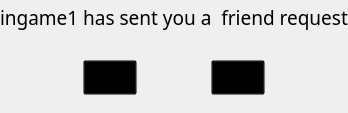
<?xml version="1.0" encoding="UTF-8"?>
<ui version="4.0">
 <class>Notification</class>
 <widget class="QWidget" name="Notification">
  <property name="geometry">
   <rect>
    <x>0</x>
    <y>0</y>
    <width>307</width>
    <height>113</height>
   </rect>
  </property>
  <property name="windowTitle">
   <string>Form</string>
  </property>
  <layout class="QVBoxLayout" name="verticalLayout">
   <property name="leftMargin">
    <number>0</number>
   </property>
   <property name="topMargin">
    <number>0</number>
   </property>
   <property name="rightMargin">
    <number>0</number>
   </property>
   <property name="bottomMargin">
    <number>0</number>
   </property>
   <item>
    <widget class="QWidget" name="widget" native="true">
     <layout class="QVBoxLayout" name="verticalLayout_2">
      <property name="leftMargin">
       <number>0</number>
      </property>
      <property name="topMargin">
       <number>0</number>
      </property>
      <property name="rightMargin">
       <number>0</number>
      </property>
      <property name="bottomMargin">
       <number>0</number>
      </property>
      <item>
       <widget class="QWidget" name="widget_5" native="true">
        <layout class="QHBoxLayout" name="horizontalLayout_2">
         <property name="leftMargin">
          <number>0</number>
         </property>
         <property name="topMargin">
          <number>0</number>
         </property>
         <property name="rightMargin">
          <number>0</number>
         </property>
         <property name="bottomMargin">
          <number>0</number>
         </property>
         <item alignment="Qt::AlignHCenter|Qt::AlignVCenter">
          <widget class="QLabel" name="noti">
           <property name="font">
            <font>
             <family>Poor Richard</family>
             <pointsize>14</pointsize>
            </font>
           </property>
           <property name="text">
            <string>ingame1 has sent you a  friend request</string>
           </property>
          </widget>
         </item>
        </layout>
       </widget>
      </item>
      <item>
       <widget class="QWidget" name="widget_2" native="true">
        <layout class="QHBoxLayout" name="horizontalLayout">
         <item>
          <spacer name="horizontalSpacer">
           <property name="orientation">
            <enum>Qt::Horizontal</enum>
           </property>
           <property name="sizeType">
            <enum>QSizePolicy::Preferred</enum>
           </property>
           <property name="sizeHint" stdset="0">
            <size>
             <width>40</width>
             <height>20</height>
            </size>
           </property>
          </spacer>
         </item>
         <item>
          <widget class="QWidget" name="widget_3" native="true">
           <property name="styleSheet">
            <string notr="true">background: transparent</string>
           </property>
           <layout class="QHBoxLayout" name="horizontalLayout_3">
            <item alignment="Qt::AlignHCenter">
             <widget class="QPushButton" name="yes">
              <property name="font">
               <font>
                <family>Poor Richard</family>
                <pointsize>14</pointsize>
               </font>
              </property>
              <property name="styleSheet">
               <string notr="true">background: transparent</string>
              </property>
              <property name="text">
               <string/>
              </property>
              <property name="icon">
               <iconset>
                <normaloff>../../../../../../Downloads/greentick.png</normaloff>../../../../../../Downloads/greentick.png</iconset>
              </property>
              <property name="iconSize">
               <size>
                <width>16</width>
                <height>16</height>
               </size>
              </property>
             </widget>
            </item>
           </layout>
          </widget>
         </item>
         <item>
          <widget class="QWidget" name="widget_4" native="true">
           <layout class="QHBoxLayout" name="horizontalLayout_4">
            <item alignment="Qt::AlignHCenter">
             <widget class="QPushButton" name="no">
              <property name="font">
               <font>
                <family>Poor Richard</family>
                <pointsize>14</pointsize>
               </font>
              </property>
              <property name="styleSheet">
               <string notr="true">background: transparent</string>
              </property>
              <property name="text">
               <string/>
              </property>
              <property name="icon">
               <iconset>
                <normaloff>../../../../../../Downloads/redcross.png</normaloff>../../../../../../Downloads/redcross.png</iconset>
              </property>
              <property name="iconSize">
               <size>
                <width>16</width>
                <height>16</height>
               </size>
              </property>
             </widget>
            </item>
           </layout>
          </widget>
         </item>
         <item>
          <spacer name="horizontalSpacer_2">
           <property name="orientation">
            <enum>Qt::Horizontal</enum>
           </property>
           <property name="sizeType">
            <enum>QSizePolicy::Preferred</enum>
           </property>
           <property name="sizeHint" stdset="0">
            <size>
             <width>40</width>
             <height>20</height>
            </size>
           </property>
          </spacer>
         </item>
        </layout>
       </widget>
      </item>
     </layout>
    </widget>
   </item>
  </layout>
 </widget>
 <resources/>
 <connections/>
</ui>
